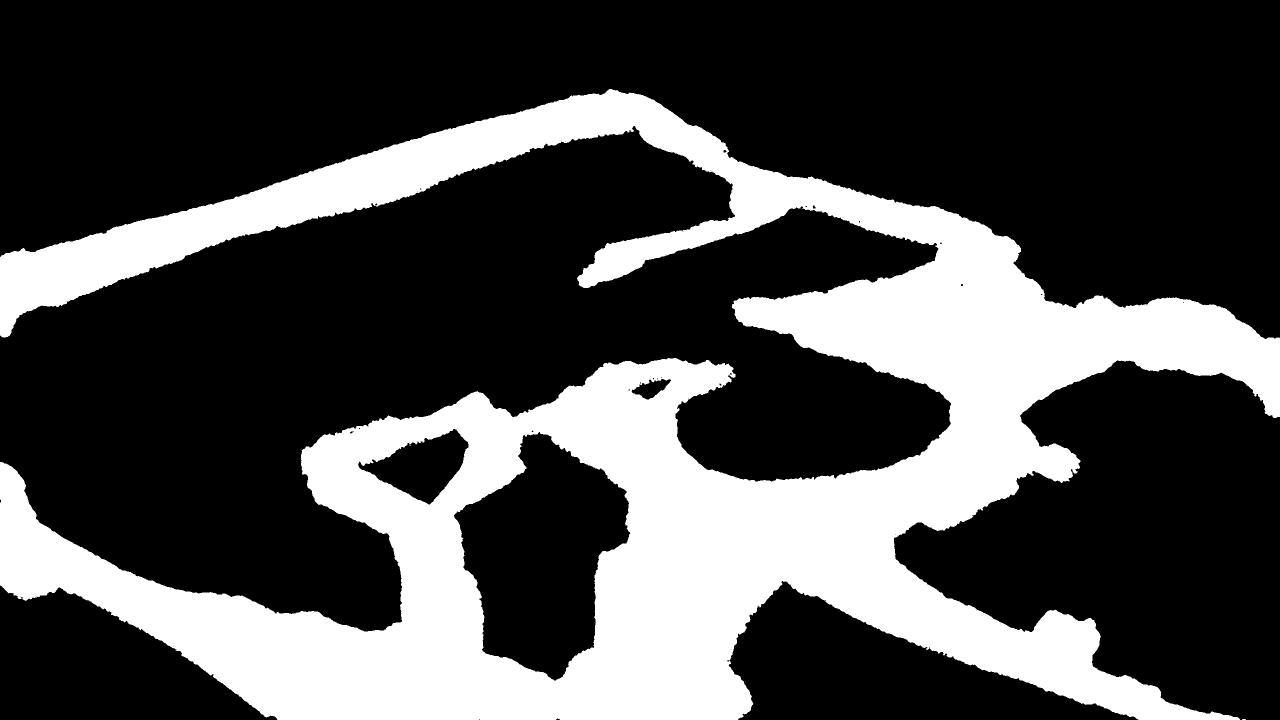
#> input picture docs/specs/world/walkable.png, 2560 x 1440 px (shown at 1/2 size)
$ python navgrid-derive.py
#> lines starting #> are read from the running program, lines starting #| are printed output that depends on the picture; after the words box and inside, x2 and y2 are one past the last pixel; in counts of white or black regions, pixels touching at a corner belong together
"""Pack the walkable and backstage maps into one file the engine can read.

    python3 docs/specs/world/navgrid-derive.py

The painted maps are PNGs, and the engine has no image decoder - it is plain ES
modules with no dependencies, running under Node today and in a browser later.
So the grid is packed here instead: one bit per world cell, base64, about 30 KB
for both layers. Small enough to ship to the browser with the page.
"""
import base64
import json
import os

import numpy as np
from PIL import Image

W, H = 640, 360
HERE = os.path.dirname(os.path.abspath(__file__))


def bits(name):
#> called with name = 'walkable.png'
    m = np.asarray(Image.open(os.path.join(HERE, name)).convert('L').resize((W, H), Image.BOX)) > 127
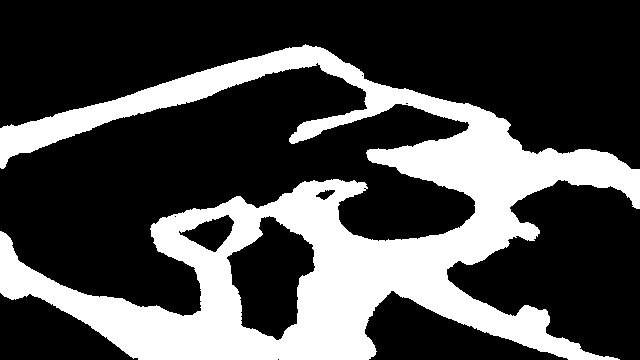
#> m: shape (360, 640) bool; 29% white; 1 white region, box (x1, y1, x2, y2) and area: (0, 44, 640, 360) 66755
    return base64.b64encode(np.packbits(m.reshape(-1)).tobytes()).decode('ascii'), int(m.sum())


walk, nwalk = bits('walkable.png')
#> nwalk = 66755
back, nback = bits('backstage.png')
#> call 2 of bits, with name = 'backstage.png'
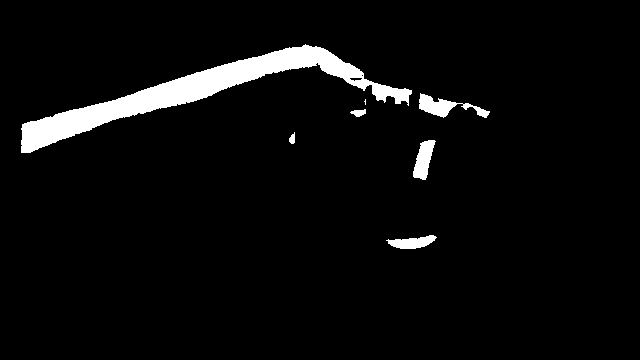
#> input picture docs/specs/world/backstage.png, 640 x 360 px
#> in bits (call 2), `m = np.asarray(Image.open(os.path.join(HERE, name)).convert('L').resiz..`: m: shape (360, 640) bool; 4.5% white; 7 white regions (1 under 20 px), largest, box (x1, y1, x2, y2) and area: (21, 44, 412, 153) 8692, (419, 93, 490, 118) 676, (413, 140, 436, 180) 536, (386, 235, 437, 249) 426, (350, 109, 366, 117) 81, (289, 132, 295, 144) 50
#> nback = 10468
json.dump({
    'note': ('One bit per world cell, row-major, packed big-endian and base64. '
             'backstageCost is the movement multiplier for a cell that is walkable '
             'but effectively out of sight - agents may cross it and would rather not.'),
    'w': W, 'h': H,
    'backstageCost': 4,
    'walkable': walk,
    'backstage': back
}, open(os.path.join(HERE, 'navgrid.json'), 'w'), indent=0)
print(f'walkable {nwalk} cells, backstage {nback} cells -> navgrid.json')
#| walkable 66755 cells, backstage 10468 cells -> navgrid.json
